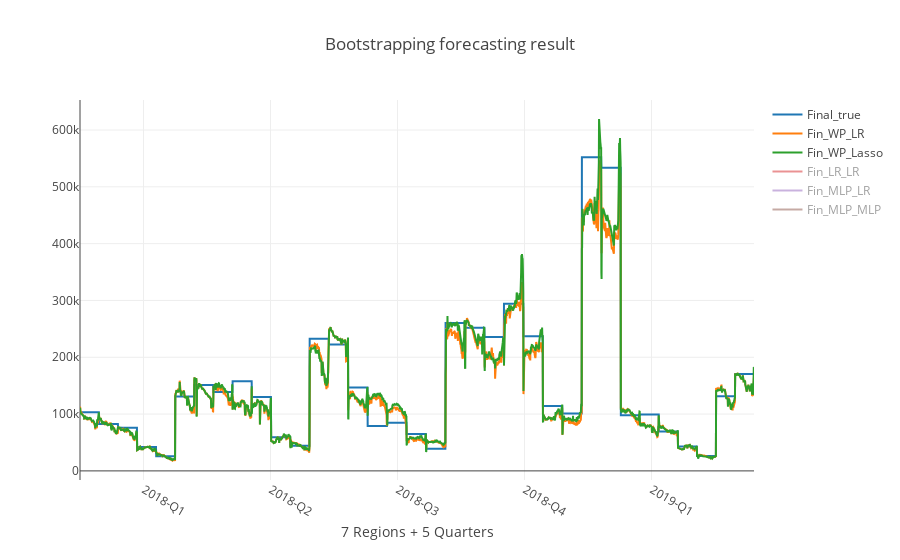

Notebook source saved alongside this figure:
### Markdown cell above
## With above function, we can visualize the comparison figure earsier

### Code cell
compares = ['Final_true', 'Fin_WP_LR', 'Fin_WP_Lasso', 'Fin_LR_LR', 'Fin_MLP_LR', 'Fin_MLP_MLP']

visulization_all(df_fin, compares)

### Figure 1 — Plotly figure (JSON) as saved in the notebook; plotly's stock layout.template omitted (floating-point values rounded to 4 significant figures; data arrays with more than 128 entries replaced by an {"elided": "..."} marker saying what was removed)
{"data": [{"name": "Final_true", "type": "scatter", "uid": "bc8c63c0-00af-4ccf-bf9e-62fb72cbddc4", "x": {"elided": "3185 int values"}, "y": {"elided": "3185 float values"}}, {"name": "Fin_WP_LR", "type": "scatter", "uid": "9a224e93-06fa-4496-9e3e-15e7b3d4ed3a", "x": {"elided": "3185 int values"}, "y": {"elided": "3185 float values"}}, {"name": "Fin_WP_Lasso", "type": "scatter", "uid": "2f6cacb2-868f-486c-9d83-9cb2045c5505", "x": {"elided": "3185 int values"}, "y": {"elided": "3185 float values"}}, {"name": "Fin_LR_LR", "type": "scatter", "uid": "77cab2b4-fc3b-44ff-951e-0156a33dc65f", "visible": "legendonly", "x": {"elided": "3185 int values"}, "y": {"elided": "3185 float values"}}, {"name": "Fin_MLP_LR", "type": "scatter", "uid": "f1597ae0-34ab-472e-b4d4-635c9f7240b4", "visible": "legendonly", "x": {"elided": "3185 int values"}, "y": {"elided": "3185 float values"}}, {"name": "Fin_MLP_MLP", "type": "scatter", "uid": "0badfac4-a52f-45bd-a393-a47eac3225cc", "visible": "legendonly", "x": {"elided": "3185 int values"}, "y": {"elided": "3185 float values"}}], "layout": {"autosize": true, "title": {"text": "Bootstrapping forecasting result"}, "xaxis": {"autorange": true, "range": [0, 3184], "showticklabels": true, "tickangle": 30, "ticktext": ["2018-Q1", "2018-Q2", "2018-Q3", "2018-Q4", "2019-Q1"], "tickvals": [300, 900, 1500, 2100, 2700], "title": {"text": "7 Regions + 5 Quarters"}, "type": "linear"}, "yaxis": {"autorange": true, "range": [-16010.0, 652800.0], "type": "linear"}, "yaxis2": {"overlaying": "y", "showgrid": false, "showticklabels": true, "side": "right"}}}
